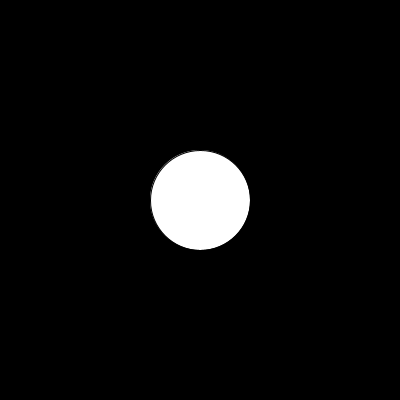
Frame 1 (no input)
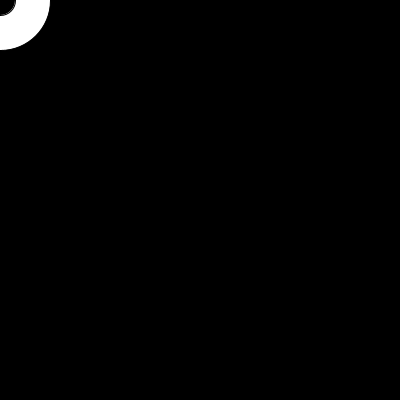
Frame 60 (the mouse pressed at the canvas centre just before this capture)
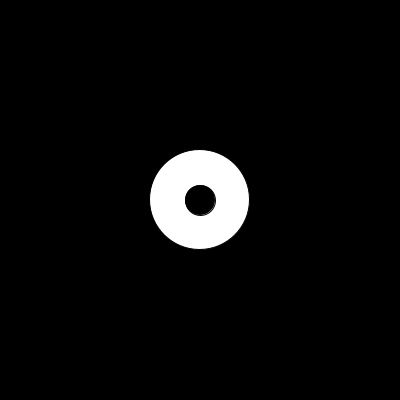
Frame 120 (the mouse held since frame 60 and released just before this capture)

The Processing sketch that drew these frames (run headless with seeded random() and noise(); from frame 60 on, the mouse is pressed at the canvas centre):

// Processing sketch: processing_69004
// ── processing_69004.pde

//variables de l'oeil
float xoeil=200;
float yoeil=200;
float xpupille;
float ypupille;
float xcible;
float ycible;
float d=100; //diametre oeil

void setup()
{
size(400,400);
smooth();
}

//change destination de loeil
void mousePressed()
{
xcible=mouseX;
ycible=mouseY;
}

void draw()
{
background(0);

//dessine l'ellipse de l'oeil
fill(255);
ellipse(xoeil, yoeil, d,d);

xoeil = xoeil + (xcible-xoeil) * 0.1;
yoeil = yoeil + (ycible-yoeil) * 0.1;

//dessine la pupille
fill(0);
ellipse(xpupille, ypupille, 30,30);


//calcul angle pupille
float rad = atan2(mouseY-yoeil, mouseX-xoeil);
float distance = dist(mouseX,mouseY,xoeil, yoeil);
distance = constrain(distance, 0, (d/2) - 15) ;
xpupille = xoeil + cos(rad) * distance;
ypupille = yoeil + sin(rad) * distance;

}
